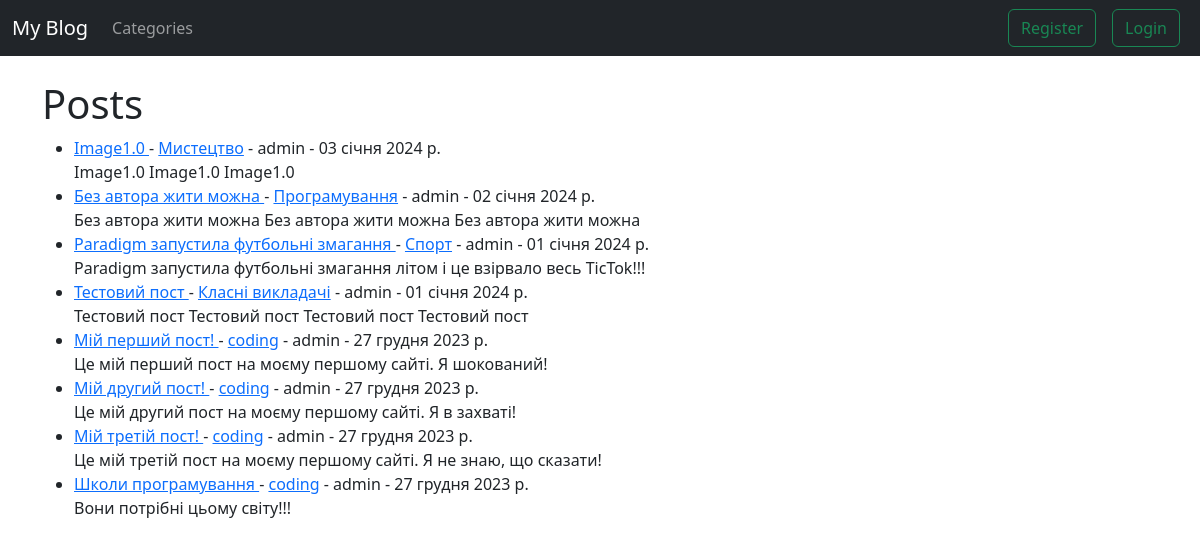
The page / on the database its author committed.
### myblog/models.py (models this page shows, shortened)
class Post(models.Model):
    title = models.CharField(max_length=255)
    header_image = models.ImageField(null=True, blank=True, upload_to='images/')
    author = models.ForeignKey(User, on_delete=models.CASCADE)
    body = models.TextField()
    post_date = models.DateField(auto_now_add=True)
    category = models.CharField(max_length=255, default='coding')
    likes = models.ManyToManyField(User, related_name='blog_post')

### myblog/views.py (the view)
# urls.py: path('', HomeView.as_view(), name='home'),
class HomeView(ListView):
    model = Post
    template_name = 'home.html'
    ordering = ['-post_date']
    def get_context_data(self, **kwargs):
        context = super(HomeView, self).get_context_data(**kwargs)
        cat_menu = Category.objects.all()
        context["cat_menu"] = cat_menu
        return context

### myblog/templates/home.html (shortened to what this page needs)
{% extends 'base.html' %}
{% block content %}
    <h1>Posts</h1>
    <ul>
        {% for post in object_list %}
            <li>
                <a href="{% url 'article-detail' post.pk %}">
                    {{ post.title }}
                </a> - <a href="{% url 'category' post.category %}">{{ post.category }}</a> - {{ post.author }} - {{ post.post_date }}
                <br>
                {{ post.body }}
            </li>
        {% endfor %}
    </ul>
{% endblock %}

### myblog/templates/base.html (shortened to what this page needs)
<!doctype html>
<html lang="en">
  <head>
    <link href="https://cdn.jsdelivr.net/npm/bootstrap@5.2.3/dist/css/bootstrap.min.css" rel="stylesheet">
  </head>
  <body>
    <nav class="navbar navbar-expand-lg bg-dark navbar-dark">
  <div class="container-fluid">
    <a class="navbar-brand" href="{% url 'home' %}">My Blog</a>
    <div class="collapse navbar-collapse" id="navbarSupportedContent">
      <ul class="navbar-nav me-auto mb-2 mb-lg-0">
        <li class="nav-item">
            <a class="nav-link" href="{% url 'category-list' %}">Categories</a>
          </li>
      </ul>
      <div class="d-flex align-items-center">
          {% if user.is_authenticated %}
            <form method="post" action="{% url 'logout' %}">
              {% csrf_token %}
              <button type="submit" class="btn btn-outline-success mx-2">Logout</button>
            </form>
          {% else %}
            <ul class="navbar-nav me-auto mb-2 mb-lg-0">
              <li class="nav-item">
                <a class="btn btn-outline-success mx-2" href="{% url 'register' %}">Register</a>
              </li>
              <li class="nav-item">
                <a class="btn btn-outline-success mx-2" href="{% url 'login' %}">Login</a>
              </li>
            </ul>
          {% endif %}
      </div>
    </div>
  </div>
</nav>
    <br>
    <div class="container">
        {% block content %}
        {% endblock %}
    </div>
    <br>
  </body>
</html>

### rows shown on the page
Post: title "Image1.0", category "Мистецтво", author "admin", post_date "03 січня 2024 р.", body "Image1.0 Image1.0 Image1.0"
Post: title "Без автора жити можна", category "Програмування", author "admin", post_date "02 січня 2024 р.", body "Без автора жити можна Без автора жити можна Без автора жити можна"
Post: title "Paradigm запустила футбольні змагання", category "Спорт", author "admin", post_date "01 січня 2024 р.", body "Paradigm запустила футбольні змагання літом і це взірвало весь TicTok!!!"
Post: title "Тестовий пост", category "Класні викладачі", author "admin", post_date "01 січня 2024 р.", body "Тестовий пост Тестовий пост Тестовий пост Тестовий пост"
Post: title "Мій перший пост!", category "coding", author "admin", post_date "27 грудня 2023 р.", body "Це мій перший пост на моєму першому сайті. Я шокований!"
Post: title "Мій другий пост!", category "coding", author "admin", post_date "27 грудня 2023 р.", body "Це мій другий пост на моєму першому сайті. Я в захваті!"
Post: title "Мій третій пост!", category "coding", author "admin", post_date "27 грудня 2023 р.", body "Це мій третій пост на моєму першому сайті. Я не знаю, що сказати!"
Post: title "Школи програмування", category "coding", author "admin", post_date "27 грудня 2023 р.", body "Вони потрібні цьому світу!!!"
